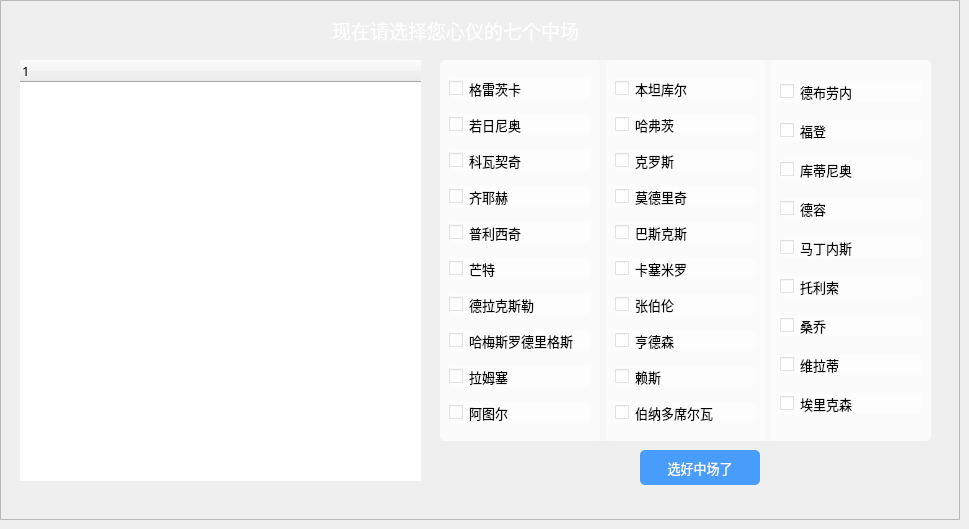
    <widget class="QWidget" name="chooseMidField">
     <widget class="QLabel" name="label_3">
      <property name="geometry">
       <rect>
        <x>280</x>
        <y>-10</y>
        <width>351</width>
        <height>81</height>
       </rect>
      </property>
      <property name="font">
       <font>
        <family>微软雅黑</family>
        <pointsize>14</pointsize>
       </font>
      </property>
      <property name="styleSheet">
       <string notr="true">color: rgb(255, 255, 255);</string>
      </property>
      <property name="text">
       <string>现在请选择您心仪的七个中场</string>
      </property>
      <property name="alignment">
       <set>Qt::AlignCenter</set>
      </property>
     </widget>
     <widget class="QWidget" name="widget_9" native="true">
      <property name="geometry">
       <rect>
        <x>440</x>
        <y>60</y>
        <width>491</width>
        <height>381</height>
       </rect>
      </property>
      <property name="font">
       <font>
        <pointsize>10</pointsize>
       </font>
      </property>
      <property name="styleSheet">
       <string notr="true">background-color: rgba(255, 255, 255,0.5);
border-radius: 5px;</string>
      </property>
      <layout class="QHBoxLayout" name="horizontalLayout_2">
       <item>
        <widget class="QWidget" name="widget_6" native="true">
         <property name="styleSheet">
          <string>background-color: rgba(255, 255, 255,0.5);</string>
         </property>
         <layout class="QVBoxLayout" name="verticalLayout_5">
          <item>
           <widget class="QCheckBox" name="checkBox_44">
            <property name="font">
             <font>
              <family>等线</family>
              <pointsize>10</pointsize>
             </font>
            </property>
            <property name="styleSheet">
             <string notr="true">color: rgb(0, 0, 0);</string>
            </property>
            <property name="text">
             <string>格雷茨卡</string>
            </property>
           </widget>
          </item>
          <item>
           <widget class="QCheckBox" name="checkBox_45">
            <property name="font">
             <font>
              <family>等线</family>
              <pointsize>10</pointsize>
             </font>
            </property>
            <property name="styleSheet">
             <string notr="true">color: rgb(0, 0, 0);</string>
            </property>
            <property name="text">
             <string>若日尼奥</string>
            </property>
           </widget>
          </item>
          <item>
           <widget class="QCheckBox" name="checkBox_46">
            <property name="font">
             <font>
              <family>等线</family>
              <pointsize>10</pointsize>
             </font>
            </property>
            <property name="styleSheet">
             <string notr="true">color: rgb(0, 0, 0);</string>
            </property>
            <property name="text">
             <string>科瓦契奇</string>
            </property>
           </widget>
          </item>
          <item>
           <widget class="QCheckBox" name="checkBox_47">
            <property name="font">
             <font>
              <family>等线</family>
              <pointsize>10</pointsize>
             </font>
            </property>
            <property name="styleSheet">
             <string notr="true">color: rgb(0, 0, 0);</string>
            </property>
            <property name="text">
             <string>齐耶赫</string>
            </property>
           </widget>
          </item>
          <item>
           <widget class="QCheckBox" name="checkBox_48">
            <property name="font">
             <font>
              <family>等线</family>
              <pointsize>10</pointsize>
             </font>
            </property>
            <property name="styleSheet">
             <string notr="true">color: rgb(0, 0, 0);</string>
            </property>
            <property name="text">
             <string>普利西奇</string>
            </property>
           </widget>
          </item>
          <item>
           <widget class="QCheckBox" name="checkBox_49">
            <property name="font">
             <font>
              <family>等线</family>
              <pointsize>10</pointsize>
             </font>
            </property>
            <property name="styleSheet">
             <string notr="true">color: rgb(0, 0, 0);</string>
            </property>
            <property name="text">
             <string>芒特</string>
            </property>
           </widget>
          </item>
          <item>
           <widget class="QCheckBox" name="checkBox_50">
            <property name="font">
             <font>
              <family>等线</family>
              <pointsize>10</pointsize>
             </font>
            </property>
            <property name="styleSheet">
             <string notr="true">color: rgb(0, 0, 0);</string>
            </property>
            <property name="text">
             <string>德拉克斯勒</string>
            </property>
           </widget>
          </item>
          <item>
           <widget class="QCheckBox" name="checkBox_51">
            <property name="font">
             <font>
              <family>等线</family>
              <pointsize>10</pointsize>
             </font>
            </property>
            <property name="styleSheet">
             <string notr="true">color: rgb(0, 0, 0);</string>
            </property>
            <property name="text">
             <string>哈梅斯罗德里格斯</string>
            </property>
           </widget>
          </item>
          <item>
           <widget class="QCheckBox" name="checkBox_52">
            <property name="font">
             <font>
              <family>等线</family>
              <pointsize>10</pointsize>
             </font>
            </property>
            <property name="styleSheet">
             <string notr="true">color: rgb(0, 0, 0);</string>
            </property>
            <property name="text">
             <string>拉姆塞</string>
            </property>
           </widget>
          </item>
          <item>
           <widget class="QCheckBox" name="checkBox_53">
            <property name="font">
             <font>
              <family>等线</family>
              <pointsize>10</pointsize>
             </font>
            </property>
            <property name="styleSheet">
             <string notr="true">color: rgb(0, 0, 0);</string>
            </property>
            <property name="text">
             <string>阿图尔</string>
            </property>
           </widget>
          </item>
         </layout>
        </widget>
       </item>
       <item>
        <widget class="QWidget" name="widget_7" native="true">
         <property name="styleSheet">
          <string>background-color: rgba(255, 255, 255,0.5);</string>
         </property>
         <layout class="QVBoxLayout" name="verticalLayout_6">
          <item>
           <widget class="QCheckBox" name="checkBox_54">
            <property name="font">
             <font>
              <family>等线</family>
              <pointsize>10</pointsize>
             </font>
            </property>
            <property name="styleSheet">
             <string notr="true">color: rgb(0, 0, 0);</string>
            </property>
            <property name="text">
             <string>本坦库尔</string>
            </property>
           </widget>
          </item>
          <item>
           <widget class="QCheckBox" name="checkBox_55">
            <property name="font">
             <font>
              <family>等线</family>
              <pointsize>10</pointsize>
             </font>
            </property>
            <property name="styleSheet">
             <string notr="true">color: rgb(0, 0, 0);</string>
            </property>
            <property name="text">
             <string>哈弗茨</string>
            </property>
           </widget>
          </item>
          <item>
           <widget class="QCheckBox" name="checkBox_56">
            <property name="font">
             <font>
              <family>等线</family>
              <pointsize>10</pointsize>
             </font>
            </property>
            <property name="styleSheet">
             <string notr="true">color: rgb(0, 0, 0);</string>
            </property>
            <property name="text">
             <string>克罗斯</string>
            </property>
           </widget>
          </item>
          <item>
           <widget class="QCheckBox" name="checkBox_57">
            <property name="font">
             <font>
              <family>等线</family>
              <pointsize>10</pointsize>
             </font>
            </property>
            <property name="styleSheet">
             <string notr="true">color: rgb(0, 0, 0);</string>
            </property>
            <property name="text">
             <string>莫德里奇</string>
            </property>
           </widget>
          </item>
          <item>
           <widget class="QCheckBox" name="checkBox_58">
            <property name="font">
             <font>
              <family>等线</family>
              <pointsize>10</pointsize>
             </font>
            </property>
            <property name="styleSheet">
             <string notr="true">color: rgb(0, 0, 0);</string>
            </property>
            <property name="text">
             <string>巴斯克斯</string>
            </property>
           </widget>
          </item>
          <item>
           <widget class="QCheckBox" name="checkBox_59">
            <property name="font">
             <font>
              <family>等线</family>
              <pointsize>10</pointsize>
             </font>
            </property>
            <property name="styleSheet">
             <string notr="true">color: rgb(0, 0, 0);</string>
            </property>
            <property name="text">
             <string>卡塞米罗</string>
            </property>
           </widget>
          </item>
          <item>
           <widget class="QCheckBox" name="checkBox_60">
            <property name="font">
             <font>
              <family>等线</family>
              <pointsize>10</pointsize>
             </font>
            </property>
            <property name="styleSheet">
             <string notr="true">color: rgb(0, 0, 0);</string>
            </property>
            <property name="text">
             <string>张伯伦</string>
            </property>
           </widget>
          </item>
          <item>
           <widget class="QCheckBox" name="checkBox_61">
            <property name="font">
             <font>
              <family>等线</family>
              <pointsize>10</pointsize>
             </font>
            </property>
            <property name="styleSheet">
             <string notr="true">color: rgb(0, 0, 0);</string>
            </property>
            <property name="text">
             <string>亨德森</string>
            </property>
           </widget>
          </item>
          <item>
           <widget class="QCheckBox" name="checkBox_62">
            <property name="font">
             <font>
              <family>等线</family>
              <pointsize>10</pointsize>
             </font>
            </property>
            <property name="styleSheet">
             <string notr="true">color: rgb(0, 0, 0);</string>
            </property>
            <property name="text">
             <string>赖斯</string>
            </property>
           </widget>
          </item>
          <item>
           <widget class="QCheckBox" name="checkBox_63">
            <property name="font">
             <font>
              <family>等线</family>
              <pointsize>10</pointsize>
             </font>
            </property>
            <property name="styleSheet">
             <string notr="true">color: rgb(0, 0, 0);</string>
            </property>
            <property name="text">
             <string>伯纳多席尔瓦</string>
            </property>
           </widget>
          </item>
         </layout>
        </widget>
       </item>
       <item>
        <widget class="QWidget" name="widget_8" native="true">
         <property name="styleSheet">
          <string notr="true">background-color: rgba(255, 255, 255,0.5);</string>
         </property>
         <layout class="QVBoxLayout" name="verticalLayout_7">
          <item>
           <widget class="QCheckBox" name="checkBox_64">
            <property name="font">
             <font>
              <family>等线</family>
              <pointsize>10</pointsize>
             </font>
            </property>
            <property name="styleSheet">
             <string notr="true">color: rgb(0, 0, 0);</string>
            </property>
            <property name="text">
             <string>德布劳内</string>
            </property>
           </widget>
          </item>
          <item>
           <widget class="QCheckBox" name="checkBox_65">
            <property name="font">
             <font>
              <family>等线</family>
              <pointsize>10</pointsize>
             </font>
            </property>
            <property name="styleSheet">
             <string notr="true">color: rgb(0, 0, 0);</string>
            </property>
            <property name="text">
             <string>福登</string>
            </property>
           </widget>
          </item>
          <item>
           <widget class="QCheckBox" name="checkBox_66">
            <property name="font">
             <font>
              <family>等线</family>
              <pointsize>10</pointsize>
             </font>
            </property>
            <property name="styleSheet">
             <string notr="true">color: rgb(0, 0, 0);</string>
            </property>
            <property name="text">
             <string>库蒂尼奥</string>
            </property>
           </widget>
          </item>
          <item>
           <widget class="QCheckBox" name="checkBox_67">
            <property name="font">
             <font>
              <family>等线</family>
              <pointsize>10</pointsize>
             </font>
            </property>
            <property name="styleSheet">
             <string notr="true">color: rgb(0, 0, 0);</string>
            </property>
            <property name="text">
             <string>德容</string>
            </property>
           </widget>
          </item>
          <item>
           <widget class="QCheckBox" name="checkBox_68">
            <property name="font">
             <font>
              <family>等线</family>
              <pointsize>10</pointsize>
             </font>
            </property>
            <property name="styleSheet">
             <string notr="true">color: rgb(0, 0, 0);</string>
            </property>
            <property name="text">
             <string>马丁内斯</string>
            </property>
           </widget>
          </item>
          <item>
           <widget class="QCheckBox" name="checkBox_69">
            <property name="font">
             <font>
              <family>等线</family>
              <pointsize>10</pointsize>
             </font>
            </property>
            <property name="styleSheet">
             <string notr="true">color: rgb(0, 0, 0);</string>
            </property>
            <property name="text">
             <string>托利索</string>
            </property>
           </widget>
          </item>
          <item>
           <widget class="QCheckBox" name="checkBox_70">
            <property name="font">
             <font>
              <family>等线</family>
              <pointsize>10</pointsize>
             </font>
            </property>
            <property name="styleSheet">
             <string notr="true">color: rgb(0, 0, 0);</string>
            </property>
            <property name="text">
             <string>桑乔</string>
            </property>
           </widget>
          </item>
          <item>
           <widget class="QCheckBox" name="checkBox_71">
            <property name="font">
             <font>
              <family>等线</family>
              <pointsize>10</pointsize>
             </font>
            </property>
            <property name="styleSheet">
             <string notr="true">color: rgb(0, 0, 0);</string>
            </property>
            <property name="text">
             <string>维拉蒂</string>
            </property>
           </widget>
          </item>
          <item>
           <widget class="QCheckBox" name="checkBox_72">
            <property name="font">
             <font>
              <family>等线</family>
              <pointsize>10</pointsize>
             </font>
            </property>
            <property name="styleSheet">
             <string notr="true">color: rgb(0, 0, 0);</string>
            </property>
            <property name="text">
             <string>埃里克森</string>
            </property>
           </widget>
          </item>
         </layout>
        </widget>
       </item>
      </layout>
     </widget>
     <widget class="QPushButton" name="ChooseMidFieldBtn">
      <property name="geometry">
       <rect>
        <x>640</x>
        <y>450</y>
        <width>120</width>
        <height>35</height>
       </rect>
      </property>
      <property name="font">
       <font>
        <family>黑体</family>
        <pointsize>10</pointsize>
       </font>
      </property>
      <property name="styleSheet">
       <string notr="true">QPushButton { background-color: rgba(0, 120, 255,0.7); border-radius: 5px; color: rgb(255, 255, 255); } QPushButton:hover { background-color: rgb(46, 231, 253); }</string>
      </property>
      <property name="text">
       <string>选好中场了</string>
      </property>
     </widget>
     <widget class="QFrame" name="frame_10">
      <property name="geometry">
       <rect>
        <x>0</x>
        <y>0</y>
        <width>960</width>
        <height>520</height>
       </rect>
      </property>
      <property name="styleSheet">
       <string notr="true">#frame_10{background-image: url(:/Image/match_field_2.jpg);}</string>
      </property>
      <property name="frameShape">
       <enum>QFrame::StyledPanel</enum>
      </property>
      <property name="frameShadow">
       <enum>QFrame::Raised</enum>
      </property>
      <widget class="QTreeWidget" name="treeWidget_3">
       <property name="geometry">
        <rect>
         <x>20</x>
         <y>60</y>
         <width>401</width>
         <height>421</height>
        </rect>
       </property>
       <property name="font">
        <font>
         <family>等线</family>
         <pointsize>10</pointsize>
        </font>
       </property>
       <property name="styleSheet">
        <string notr="true">border-radius: 5px;</string>
       </property>
       <column>
        <property name="text">
         <string notr="true">1</string>
        </property>
       </column>
      </widget>
     </widget>
     <zorder>frame_10</zorder>
     <zorder>label_3</zorder>
     <zorder>widget_9</zorder>
     <zorder>ChooseMidFieldBtn</zorder>
    </widget>
